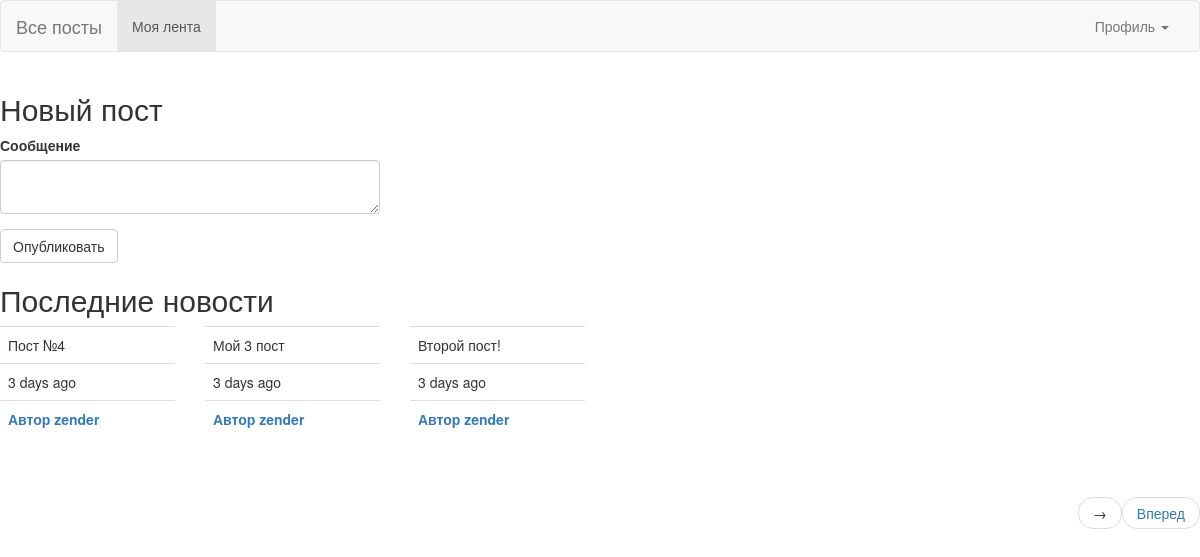
Before: /index (signed in) with the older database file.
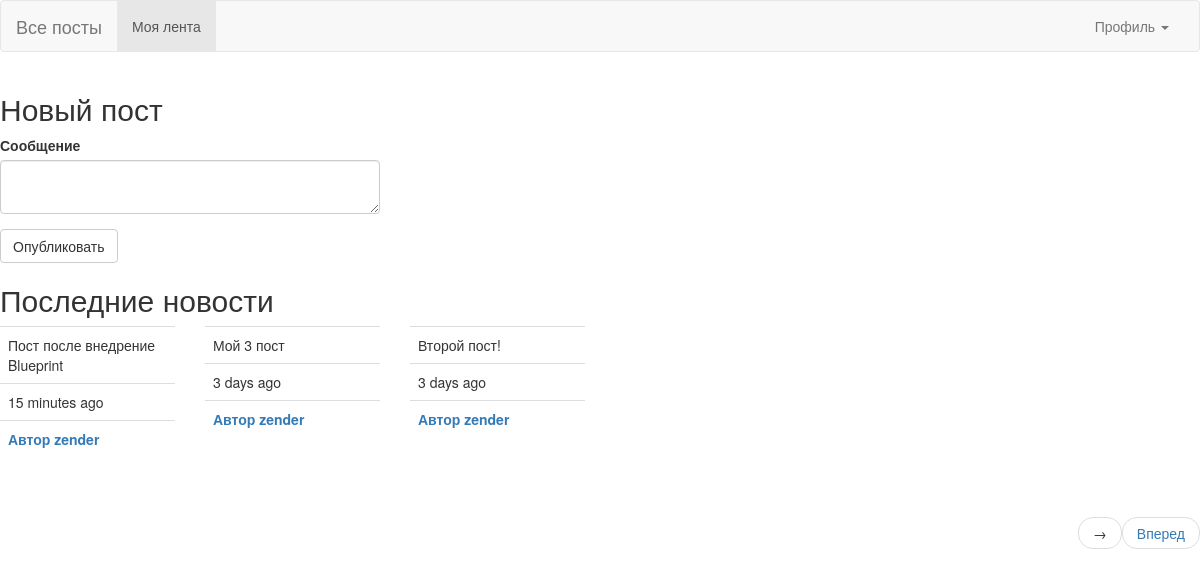
After: the same page with the newer database file.
### app/models.py (models this page shows, shortened)
class Post(db.Model):
    id = db.Column(db.Integer, primary_key=True)
    body = db.Column(db.String, nullable=False)
    dt =db.Column(db.DateTime,default=datetime.utcnow)
    user_id = db.Column(db.Integer, db.ForeignKey('user.id'))

class User(db.Model, UserMixin):
    id = db.Column(db.Integer, primary_key=True)
    username = db.Column(db.String, unique=True, nullable=False)
    password = db.Column(db.String(128), nullable=False)
    email= db.Column(db.String, unique=True, nullable=False)
    last_seen =db.Column(db.DateTime,default=datetime.utcnow)
    about_me = db.Column(db.String)
    posts = db.relationship('Post', backref='author', lazy='dynamic')
    followed = db.relationship(
        'User', secondary=followers,
        primaryjoin=(followers.c.follower_id==id),
        secondaryjoin=(followers.c.followed_id==id),
        backref=db.backref('follower', lazy='dynamic'), lazy='dynamic'
    )
    def followed_posts(self):
        followed_post = Post.query.join(
            followers, (followers.c.followed_id == Post.user_id)).filter(
            followers.c.follower_id == self.id)
        own_post = self.posts
        return followed_post.union(own_post).order_by(Post.dt.desc())

### app/main/routes.py (the view)
@bp.route('/', methods=['GET', 'POST'])
@bp.route('/index', methods=['GET', 'POST'])
@login_required
def index():
    form = AddPostForm()
    if form.validate_on_submit():
        post = Post(body=form.body.data, author=current_user)
        db.session.add(post)
        db.session.commit()
        return redirect(url_for('main.index'))
    page = request.args.get('page', 1, type=int)
    posts = current_user.followed_posts().paginate(
        page=page, per_page=current_app.config['POSTS_PER_PAGE'], error_out=False
    )
    prev_url = url_for('main.index', page=posts.prev_num) if posts.has_prev else None
    next_url = url_for('main.index', page=posts.next_num) if posts.has_next else None
    followed_users = current_user.followed.all()
    return render_template('main/index.html', title='Добро пожаловать!', posts=posts.items,
                             form=form, prev_url=prev_url, next_url=next_url)

### app/main/forms.py
class AddPostForm(FlaskForm):
    body = TextAreaField('Сообщение', validators=[Length(min=0, max=200)])
    submit = SubmitField('Опубликовать')

### app/main/routes.py (called while the page is built)
@bp.before_app_request
def before_request():
    if current_user.is_authenticated:
        current_user.last_seen = datetime.utcnow()
        db.session.commit()

### app/models.py (called while the page is built)
@login_manager.user_loader
def load_user(user_id):
    return User.query.get(int(user_id))

### app/templates/main/index.html
{% extends 'base.html' %}
{% import 'bootstrap/wtf.html' as wtf   %}
{% block content %}
    {% if form %}
    <h2>Новый пост</h2>
        <div class="row">
            <div class="col-md-4">
                {{wtf.quick_form(form)}}
            </div>
    </div>
    {% endif %}
    <h2>Последние новости</h2>
    <div class="row">
    {% for post in posts %}
        {% include '_post.html'  %}
    {% endfor %}
    </div>
    <br>
    {% include '_paginate.html'   %}
{% endblock %}

### app/templates/_post.html (shortened to what this page needs)
<div class="col-md-2">
    <table class="table table-hover">
        <tr> <td>{{post.body}} </td></tr>
         <tr><td>{{ moment(post.dt).fromNow()}}</td></tr>
        {% if current_user == post.author %}
            <tr> <td><b> Автор {{post.author.username}} </b> </td> </tr>
            <tr> <td><a href="{{url_for('main.delete_post', id=post.id)}}">Удалить</td> </tr>
        {% else %}
            <tr>
                <td><b> <a href="{{url_for('main.profile', username=post.author.username)}}">Автор {{post.author.username}} </a></b> </td>
            </tr>
        {% endif %}
</table>
</div>

Changed rows visible on the page:
removed Post: body "Пост №4", dt "3 days ago", author.username "zender"
added Post: body "Пост после внедрение Blueprint", dt "15 minutes ago", author.username "zender"
